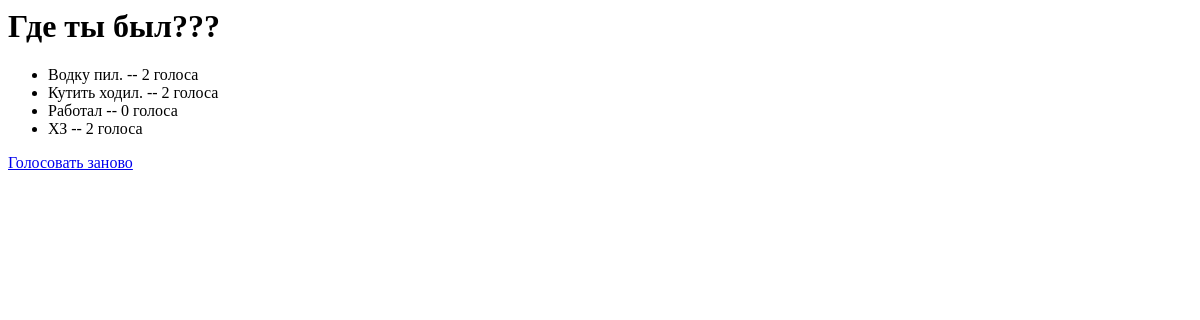
/polls/5/results/, run on an earlier commit of the app's database.
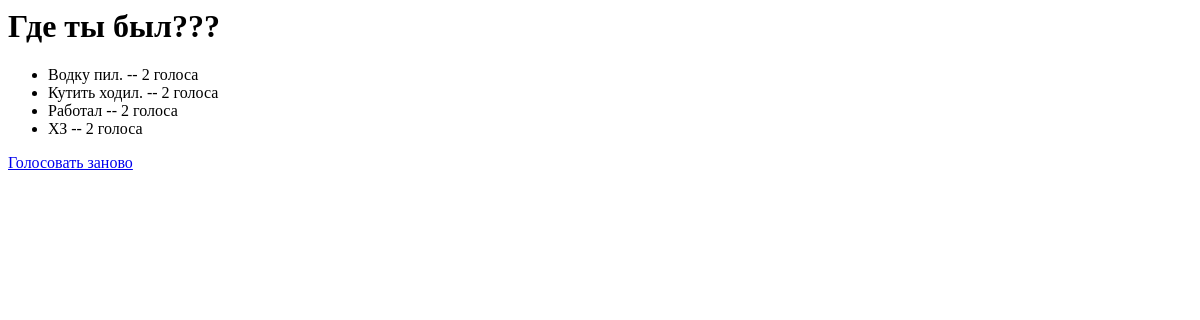
And on a later commit of the database.
### polls/models.py (models this page shows, shortened)
class Choice(models.Model):
    question = models.ForeignKey(Question, on_delete=models.CASCADE)
    choice_text = models.CharField(max_length=200)
    votes = models.IntegerField(default=0)

### polls/views.py (the view)
# urls.py: url(r'^(?P<pk>[0-9]+)/results/$', views.ResultsView.as_view(), name='results'),
class ResultsView(generic.DetailView):
    model = Question
    template_name = 'polls/results.html'

### polls/templates/polls/results.html
<h1>{{ question.question_text }}</h1>
<ul>
{% for choice in question.choice_set.all %}
    <li>{{ choice.choice_text }} -- {{ choice.votes }} голос{{ choice.votes|pluralize:"а" }}</li>
{% endfor %}
</ul>
<a href="{% url 'polls:detail' question.id %}" >Голосовать заново</a>

What changed in the data, as far as the page shows it:
changed Choice "Работал": votes "0" → "2"
